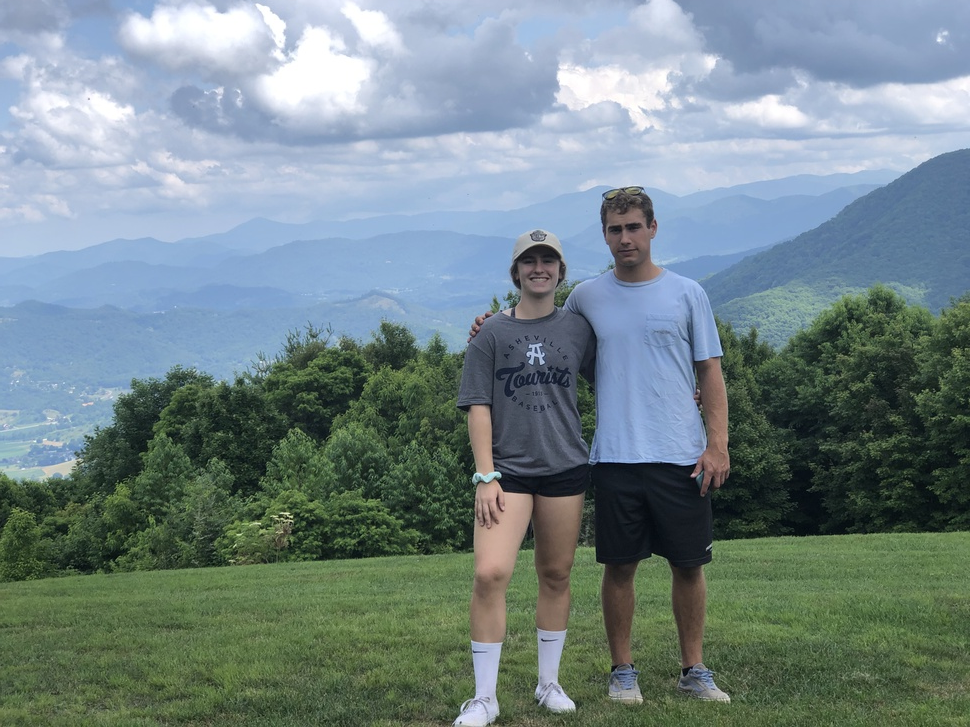
#> input picture image.jpeg, 970 x 727 px, shrunk from 4032 x 3024 before the run; the run also reads 1 picture not shown here
$ python mosaic.py --target_image image.jpeg --source_images .
#> lines starting #> are read from the running program, lines starting #| are printed output that depends on the picture
import numpy as np
import argparse
import cv2
import os
from os import listdir

def get_args():
    ap = argparse.ArgumentParser()
    ap.add_argument("-t", "--target_image", required = True, help = "Path to the target image")
    ap.add_argument("-s", "--source_images", required = True, help = "Path to the set of images")
    ap.add_argument("-ts", "--tile_size", type = int, default = 10, help = "Controls detail of mosaic")
    args = vars(ap.parse_args())
    return args
#------------------------------------------------------------------------------#
def get_tiles(folder, tile_size):
    tiles = []
    for filename in os.listdir(folder):
        image = cv2.imread(os.path.join(folder, filename))
        if image is not None:
            tile = process_tile(image, tile_size)
            tile_color = get_avg_color_of_tile(tile)
            tiles.append([tile, tile_color])

    return tiles

def process_tile(image, tile_size):
    (height, width) = image.shape[:2]
    min_dimension = min(width, height)
    cropped = image[(height-min_dimension)//2:(height+min_dimension)//2, (width-min_dimension)//2:(width+min_dimension)//2]
    resized = cv2.resize(cropped, (tile_size, tile_size), interpolation = cv2.INTER_AREA)
    return resized

def get_avg_color_of_tile(tile):
    avg_color_per_row = np.average(tile, axis=0)
    avg_color = np.average(avg_color_per_row, axis=0)
    return avg_color
#------------------------------------------------------------------------------#
def process_target_image(target_image, tile_size):
    (height, width) = target_image.shape[:2]
    dim = ((width//tile_size) * tile_size, (height//tile_size) * tile_size)
    resized = cv2.resize(target_image, dim, interpolation = cv2.INTER_AREA)
    return resized
#------------------------------------------------------------------------------#
def get_mosaic_tiles(target_image, tiles, tile_size):
    pixel_and_tile = []
    (height, width) = target_image.shape[:2]
    for x in range(0, width-tile_size, tile_size):
        for y in range(0, height-tile_size, tile_size):
            avg_color = get_avg_color_of_pixel_bunch(target_image, tile_size, x, y)
            best_tile = get_best_tile(tiles, avg_color)
            pixel_and_tile.append([x, y, best_tile])

    return pixel_and_tile

def get_avg_color_of_pixel_bunch(target_image, tile_size, x, y):
    cropped = target_image[y:y+tile_size, x:x+tile_size]
    avg_color_per_row = np.average(cropped, axis=0)
    avg_color = np.average(avg_color_per_row, axis=0)
    return avg_color

def get_best_tile(tiles, avg_color):
    min_diff = 765
    for i in range(len(tiles)):
        diff = get_tile_and_pixel_bunch_diff(tiles[i][1], avg_color, min_diff)
        if diff < min_diff:
            min_diff = diff
            min_index = i
    return tiles[min_index][0]

def get_tile_and_pixel_bunch_diff(tile_color, image_color, bail_out_value):
    diff = 0
    for i in range(len(tile_color)):
        diff += abs(tile_color[i] - image_color[i])
        if diff > bail_out_value:
            return round(diff, 4)
    return round(diff, 4)
#------------------------------------------------------------------------------#
def build_mosaic(target_image, mosaic_tiles, tile_size):
    canvas = np.zeros(target_image.shape, dtype=np.uint8)
    canvas.fill(255)
    for pixel in mosaic_tiles:
        x = pixel[0]
        y = pixel[1]
        canvas[y:y+tile_size, x:x+tile_size] = pixel[2]

    return canvas
#------------------------------------------------------------------------------#
def main():
    args = get_args()
    image = cv2.imread(args["target_image"])
#> image is the input picture: shape (727, 970, 3); mean B, G, R 136.2, 133.5, 115.8
    tile_size = args["tile_size"]

    tiles = get_tiles(args["source_images"], tile_size)
#> in process_tile, `cropped = image[(height-min_dimension)//2:(height+min_dimension)//2, (..`:
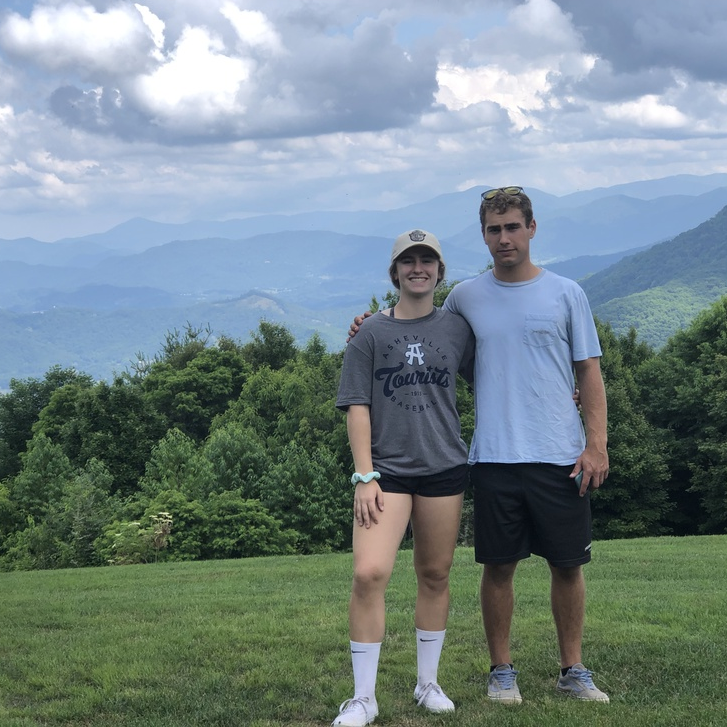
#> cropped: shape (727, 727, 3); mean B, G, R 137.1, 134, 117.2
#> in get_avg_color_of_tile, `avg_color_per_row = np.average(tile, axis=0)`: avg_color_per_row = [[140.9, 139.9, 119.9], [141.2, 140.9, 121.2], [138.9, 142.6, 123.3], [134.7, 138.5, 119], [140.4, 137.9, 119.8], [140.7, 131.9, 124.4], [138.8, 128.9, 117.3], [149.5, 136.1, 121.8], [127.6, 125.8, 108.2], [117.5, 117.8, 97.7]]
#> in get_avg_color_of_tile, `avg_color = np.average(avg_color_per_row, axis=0)`: avg_color = [137, 134, 117.3]
#> pass 3 of the loop in get_tiles, `for filename in os.listdir(folder):`:
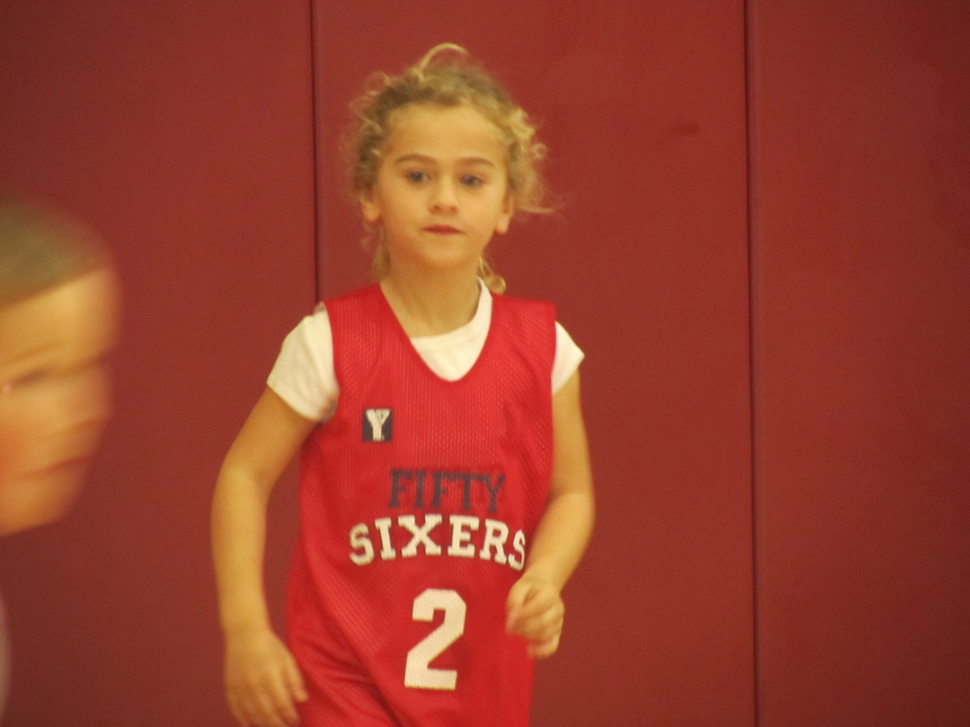
#> input picture syd.JPG, 970 x 727 px, shrunk from 4320 x 3240 before the run
#> in get_tiles, image is the input picture: shape (727, 970, 3); mean B, G, R 44.5, 63.3, 153.7
#> in process_tile (call 2), `cropped = image[(height-min_dimension)//2:(height+min_dimension)//2, (..`:
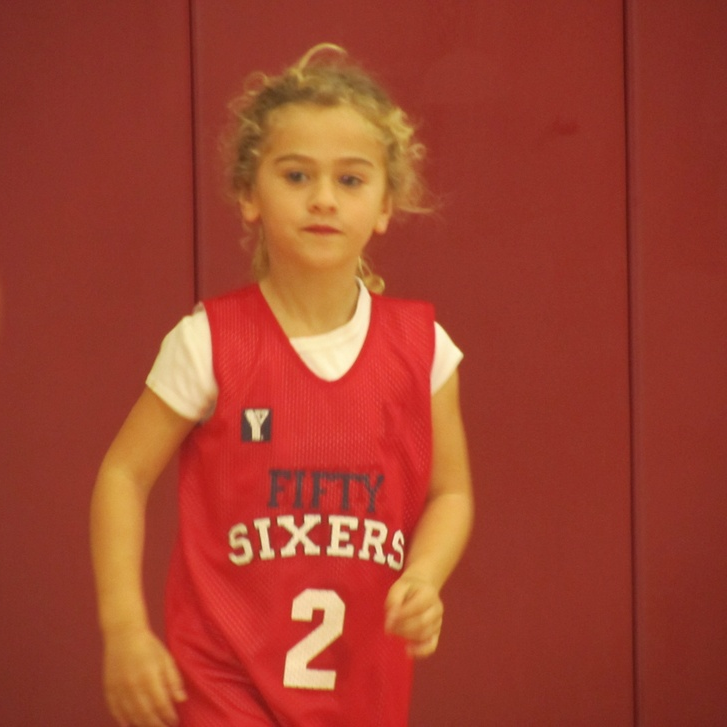
#> cropped: shape (727, 727, 3); mean B, G, R 46.6, 65.6, 160.6
#> tile_color = [46.54, 65.54, 160.6]
#> tiles = 2 items
    target_image = process_target_image(image, tile_size)

    mosaic_tiles = get_mosaic_tiles(image, tiles, tile_size)
#> the loop in get_mosaic_tiles, `for x in range(0, width-tile_size, tile_size):` made 96 passes
    mosaic = build_mosaic(image, mosaic_tiles, tile_size)
#> in build_mosaic, `canvas.fill(255)`: canvas: shape (727, 970, 3); every value is 255
#> after the loop in build_mosaic, `for pixel in mosaic_tiles:`:
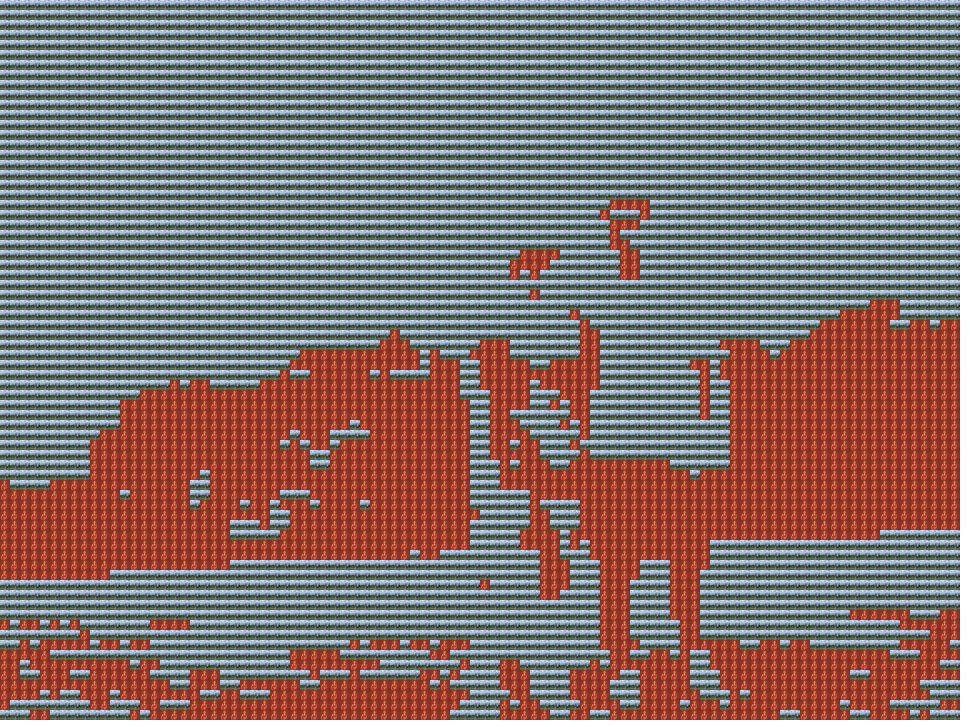
#> canvas: shape (727, 970, 3); mean of channels 0, 1, 2 112.5, 116.1, 132.9; drawn as B, G, R
    cv2.imshow("Mosaic", mosaic)
    cv2.waitKey(0)

main()
